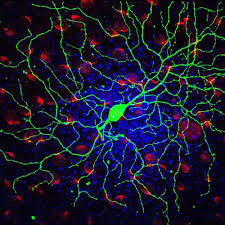
#> input picture Python/Algunos labs/lab2/Lab2/cell_01.jpg, 225 x 225 px, found by its file name
$ python proc_img.py
#> lines starting #> are read from the running program, lines starting #| are printed output that depends on the picture
#> further down, i is the input picture: PIL image 225x225 RGB; mean R, G, B 25.2, 25.5, 45.9
#By Alberto Caro
#----------------
from PIL import Image
from matplotlib import pyplot
from numpy import array, dot,dstack,ones,random,uint8,zeros,exp,mgrid,sqrt

#Convierte una Imagen de Array a Imagen RGB
#------------------------------------------
def Pix2Image(img,mode='RGB'):
    if img.max() > 255:
       img *= 255.0 / img.max()
    img = array(img,uint8)
    img = Image.fromarray(img,mode)
    return img

#Convierte una Imagen RGB a un Array
#------------------------------------------
def Image2Pix(img):
    i = img.convert('RGB')
    w,h = i.size
#> w = 225; h = 225
    data = i.getdata()
    img = array(data,float)
    img = img.reshape((h,w,3))
    return img

#Aplica una Transformacion Lineal sobre RGB
#------------------------------------------
def MaskImg(img):
    aT = array([#  %R   %G   %B
                [0.00,1.00,0.00], # Canal RED
                [0.00,0.00,0.00], # Canal GREEN
                [0.00,0.00,0.00]  # Canal BLUE
               ])
    img = dot(img,aT)
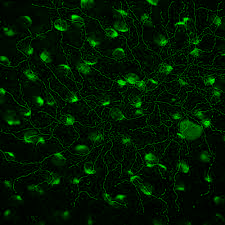
#> img: shape (225, 225, 3) float64; mean of channels 0, 1, 2 0, 25.2, 0; drawn as R, G, B
    return Pix2Image(img)

i = Image.open('cell_01.jpg')
#i2 = i.convert('L')
j = Image2Pix(i)
k = MaskImg(j)
k.show()

# [6 lines of commented-out code are left out]

$ run again, with Python/Algunos labs/lab2/Lab2/cell_03.jpg copied over Python/Algunos labs/lab2/Lab2/cell_01.jpg
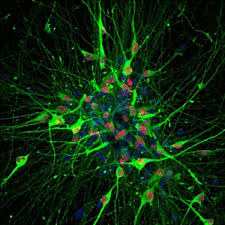
#> input picture Python/Algunos labs/lab2/Lab2/cell_03.jpg, 225 x 225 px, found by its file name
#> i is the input picture: PIL image 225x225 RGB; mean R, G, B 13.3, 42.1, 14.2
#> in MaskImg, `img = dot(img,aT)`:
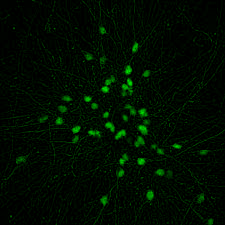
#> img: shape (225, 225, 3) float64; mean of channels 0, 1, 2 0, 13.3, 0; drawn as R, G, B

$ run again, with Python/Algunos labs/lab2/Lab2/a19.jpg copied over Python/Algunos labs/lab2/Lab2/cell_01.jpg
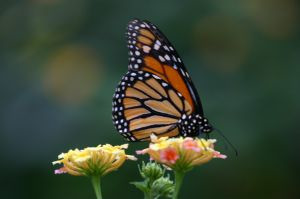
#> input picture Python/Algunos labs/lab2/Lab2/a19.jpg, 300 x 199 px, found by its file name
#> i is the input picture: PIL image 300x199 RGB; mean R, G, B 58.6, 69.9, 51.2
#> in MaskImg, `img = dot(img,aT)`:
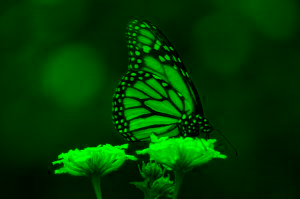
#> img: shape (199, 300, 3) float64; mean of channels 0, 1, 2 0, 58.6, 0; drawn as R, G, B
